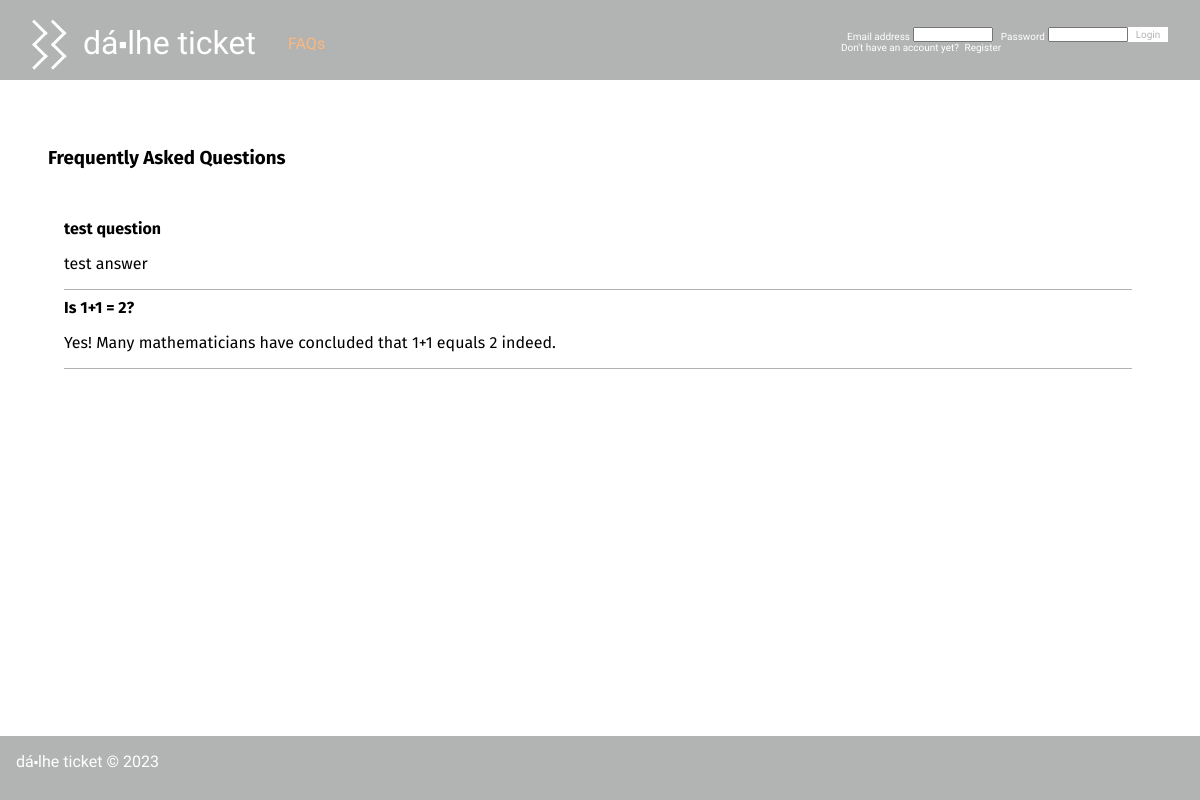
The page /pages/faqs.php on the database as committed earlier.
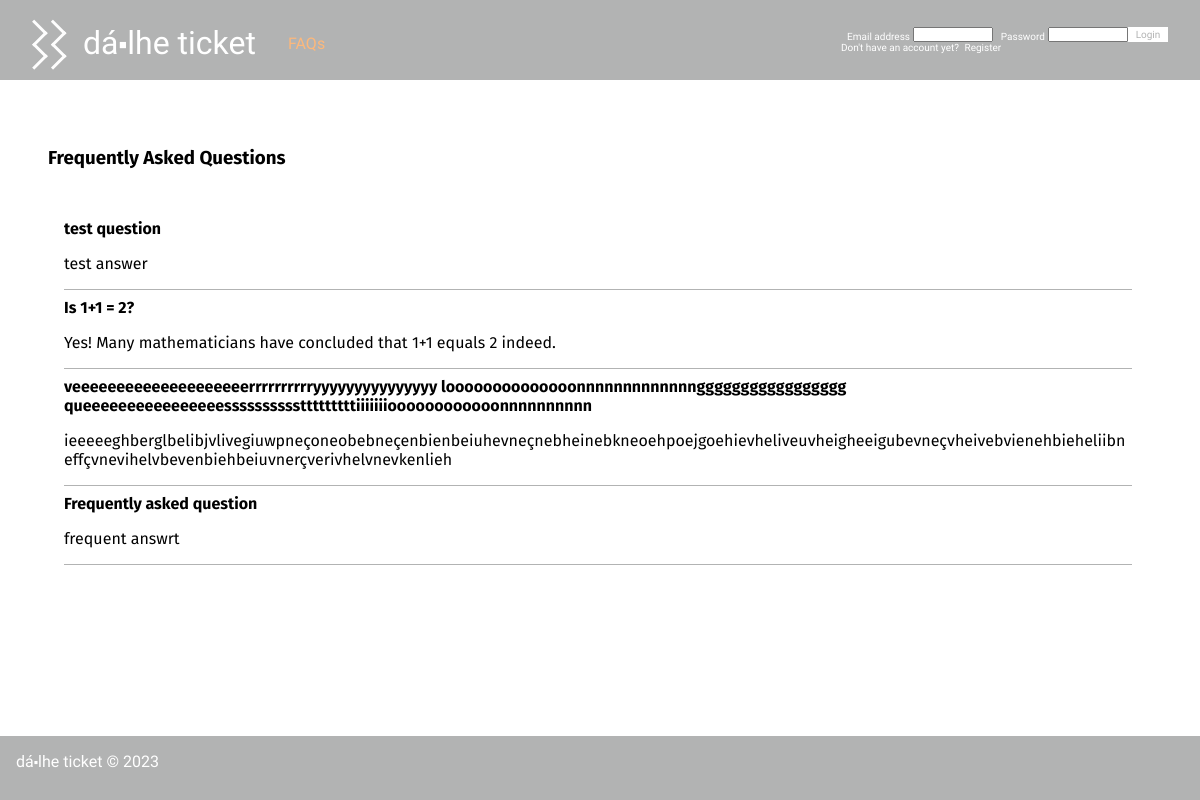
The same page on the database as committed later.
### tables this page shows
CREATE TABLE FAQ(
   id integer primary key autoincrement,
   question text not null,
   answer text not null
);

### pages/faqs.php (called while the page is built, shortened)
<?php
    $db = getDatabaseConnection();
    require_once(__DIR__ . '/../database/faq.class.php');
    require_once(__DIR__ . '/../templates/common.tpl.php');
    require_once(__DIR__ . '/../templates/faqs.tpl.php');
    drawFAQs($db);
?>

### database/faq.class.php (called while the page is built, shortened)
<?php
class FAQ {
    public function __construct(int $id, string $question, string $answer) {
        $this->question = $question;
        $this->answer = $answer;
    }
    static public function getAllFAQs(PDO $db) : array {
        $stmt = $db->prepare('SELECT * from FAQ');
        $stmt->execute();
        $faqs = array();
        while($faq = $stmt->fetch()) {
            $faqs[] = new FAQ(
                intval($faq['id']),
                $faq['question'],
                $faq['answer']
            );
        }
        return $faqs;
    }
}
?>

### templates/faqs.tpl.php (the view, shortened to what this page needs)
<?php
    require_once(__DIR__ . '/../database/faq.class.php');
    function drawSubmitFAQ() {?>
<?php }
    function drawFAQs(PDO $db) { global $session;?>
    <h3>Frequently Asked Questions</h3>
        <div class="faq_group">
            <?php
            foreach (FAQ::getAllFAQs($db) as $faq) {?>
            <article class="faq">
                <div class="faq_question"><?= $faq->question ?></div>
                <p class="faq_answer"><?= $faq->answer ?></p>
            </article>
            <?php }?>
        </div>
<?php }
?>

Rows that differ between the two databases and show on the page:
added faq: question "veeeeeeeeeeeeeeeeeeeerrrrrrrrrryyyyyyyyyyyyyyy loooooooooooooonnnnnnnnnnnnnggggggggggggggggg queeeeeeeeeeeeeeeesssssssssstttttttttiiiiiiioooooooooooonnnnnnnnnn", answer "ieeeeeghberglbelibjvlivegiuwpneçoneobebneçenbienbeiuhevneçnebheinebkneoehpoejgoehievheliveuvheigheeigubevneçvheivebvienehbieheliibneffçvnevihelvbevenbiehbeiuvnerçverivhelvnevkenlieh"
added faq: question "Frequently asked question", answer "frequent answrt"
